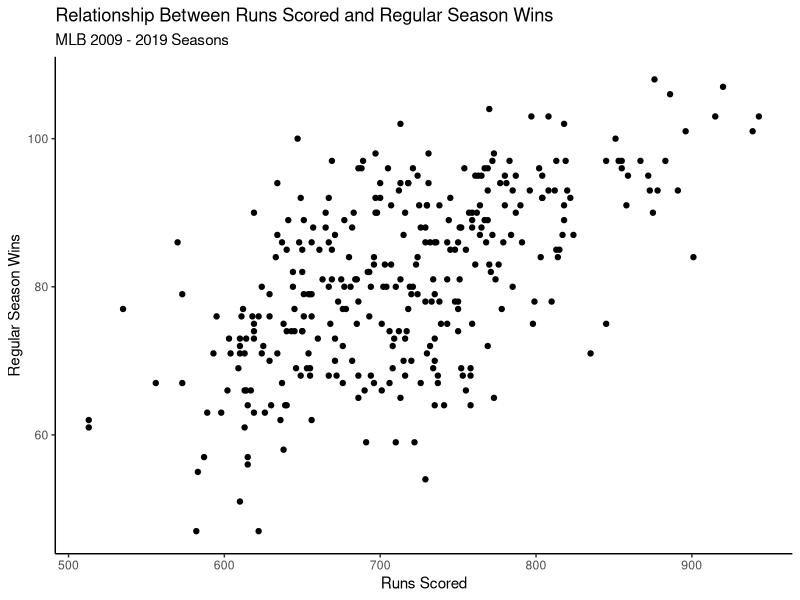

Recreate this plot in R.
## ---- chunk 1
knitr::opts_chunk$set(echo = T, include = T, message = FALSE, warning = FALSE, tidy = FALSE)
## ---- chunk 2
library(tidyverse)
baseball <- readxl::read_xlsx("Baseball Data.xlsx")
baseball |>
  ggplot(aes(x = R, y = Wins)) + geom_point() +
  labs(x = "Runs Scored", y = "Regular Season Wins",
       title = "Relationship Between Runs Scored and Regular Season Wins",
       subtitle = "MLB 2009 - 2019 Seasons") + theme_classic()
